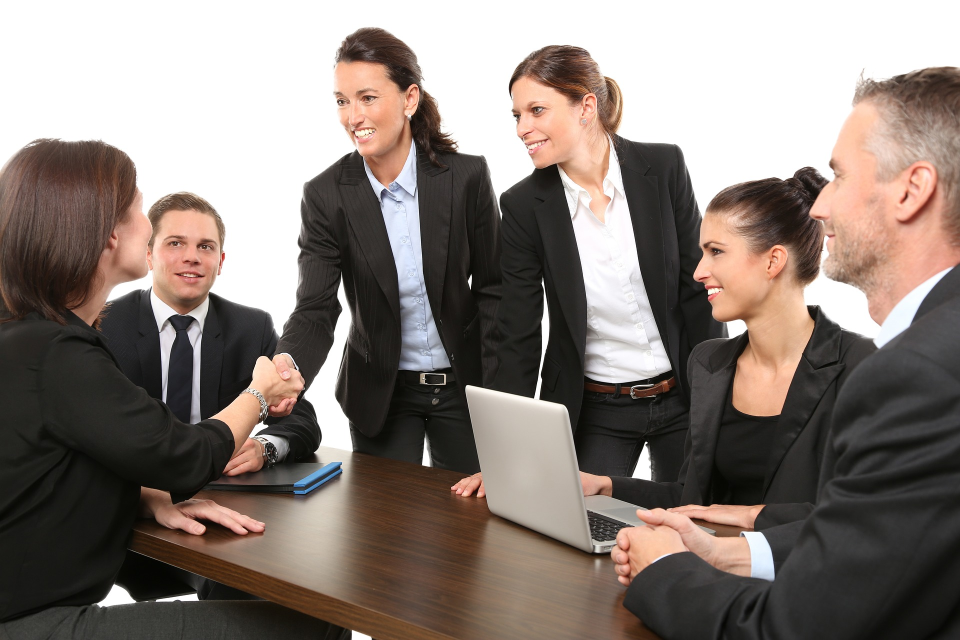
#> input picture 23.mozaic face/familyImage.jpg, 1920 x 1280 px (shown at 1/2 size)
$ python main23-1.py
#> lines starting #> are read from the running program, lines starting #| are printed output that depends on the picture; after the words box and inside, x2 and y2 are one past the last pixel; in counts of white or black regions, pixels touching at a corner belong together
import numpy as np
import cv2

face_cascade=cv2.CascadeClassifier(cv2.data.haarcascades+'haarcascade_frontalface_default.xml')
eye_cascade=cv2.CascadeClassifier(cv2.data.haarcascades+'haarcascade_eye.xml')

ff=np.fromfile(r'Python40DayProject\23.mozaic face\familyImage.jpg',np.uint8)
img=cv2.imdecode(ff,cv2.IMREAD_UNCHANGED)
#> img is the input picture: shape (1280, 1920, 3); mean B, G, R 118.3, 124.6, 135.5
img=cv2.resize(img,dsize=(0,0),fx=1.0,fy=1.0,interpolation=cv2.INTER_LINEAR)

gray= cv2.cvtColor(img,cv2.COLOR_BGR2GRAY)
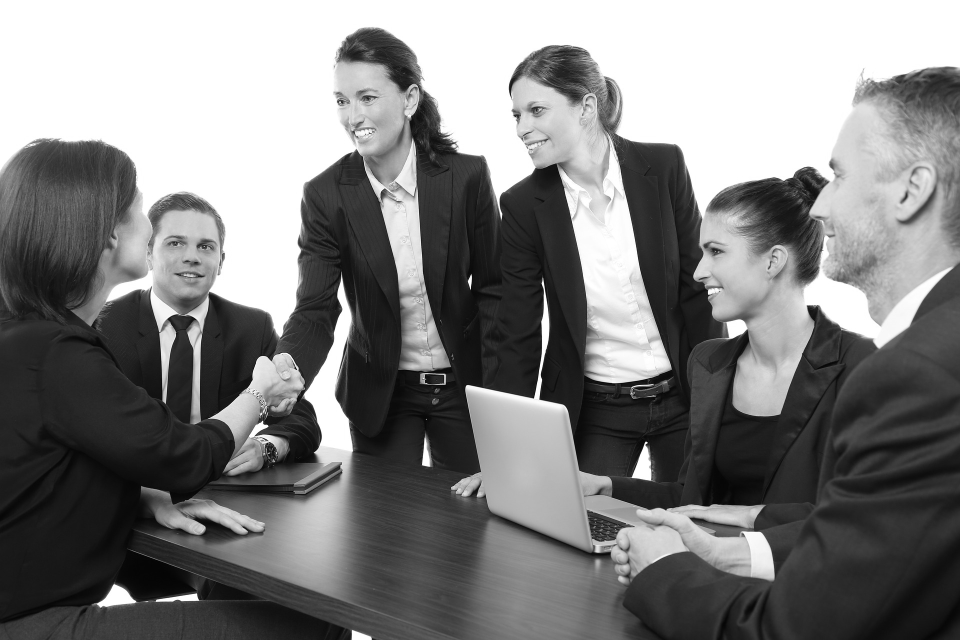
#> gray: shape (1280, 1920) (shown at 1/2 size); min 0, max 255, mean 127.2
faces=face_cascade.detectMultiScale(gray,1.2,4)
#> faces = [[1043, 262, 63, 63], [554, 736, 62, 62], [995, 178, 120, 120], [637, 136, 161, 161], [296, 424, 166, 166], [1337, 415, 226, 226]]
for (x,y,w,h) in faces:
    cv2.rectangle(img,(x,y),(x+w,y+h),(255,0,0),2)

    roi_gray=gray[y:y+h,x:x+w]
    roi_color=img[y:y+h,x:x+w]

    eyes=eye_cascade.detectMultiScale(roi_gray)
    for (ex,ey,ew,eh) in eyes:
        cv2.rectangle(roi_color,(ex,ey),(ex+ew,ey+eh),(0,255,0),2)
        cv2.imshow('face find',img)
#> this loop made 6 passes
#> (x, y, w, h, eyes) on passes 3 to 6: (995, 178, 120, 120, [[57, 24, 38, 38]]), (637, 136, 161, 161, [[76, 42, 40, 40], [32, 55, 29, 29]]), (296, 424, 166, 166, [[32, 42, 43, 43], [94, 51, 37, 37]]), (1337, 415, 226, 226, [[73, 68, 40, 40]])
#> pass 1, `roi_gray=gray[y:y+h,x:x+w]`:
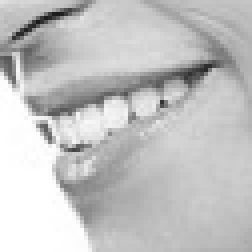
#> roi_gray: shape (63, 63) (shown 4 times larger); min 25, max 255, mean 194.8
#> pass 1, `roi_color=img[y:y+h,x:x+w]`:
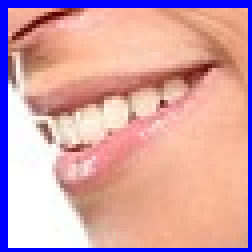
#> roi_color: shape (63, 63, 3) (shown 4 times larger); mean B, G, R 169.5, 163, 211.7
#> pass 2, `roi_color=img[y:y+h,x:x+w]`:
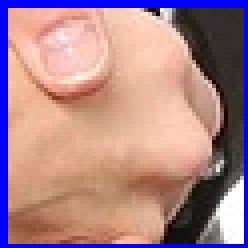
#> roi_color: shape (62, 62, 3) (shown 4 times larger); mean B, G, R 138.5, 132.6, 172
#> after the loop:
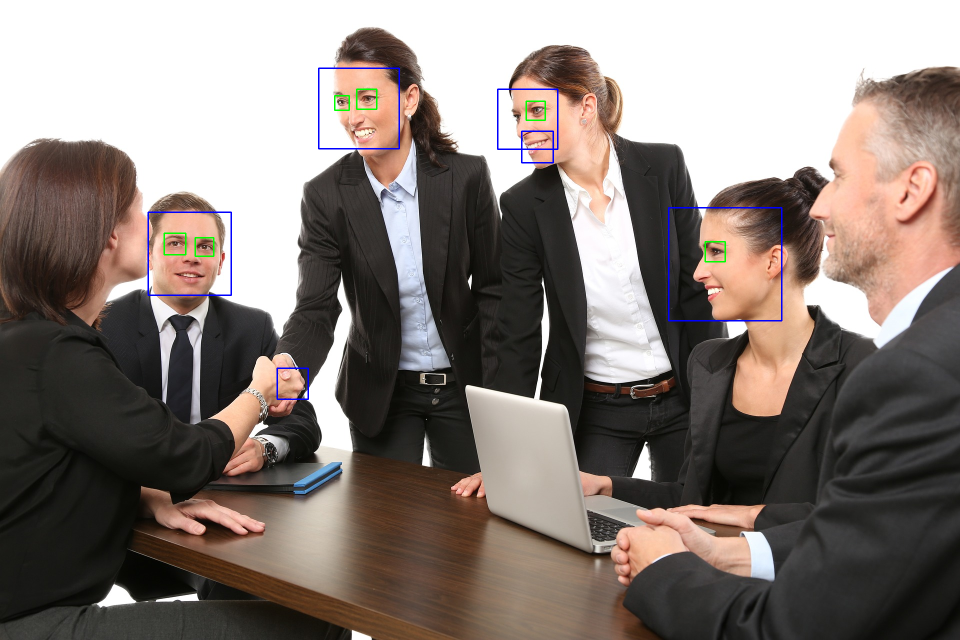
#> img: shape (1280, 1920, 3) (shown at 1/2 size); 0.5% of pixels changed, all inside (x1, y1, x2, y2) = (295, 135, 1565, 800)
#> after the loop:
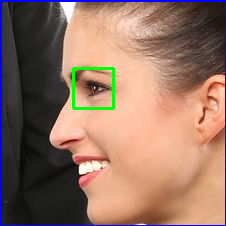
#> roi_color: shape (226, 226, 3); mean B, G, R 100.5, 114.8, 147.4
#> after the loop:
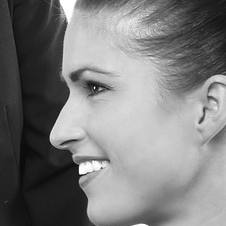
#> roi_gray: shape (226, 226); min 9, max 255, mean 124.6
cv2.waitKey(0)
cv2.destroyAllWindows()
# [10 lines of commented-out code are left out]
